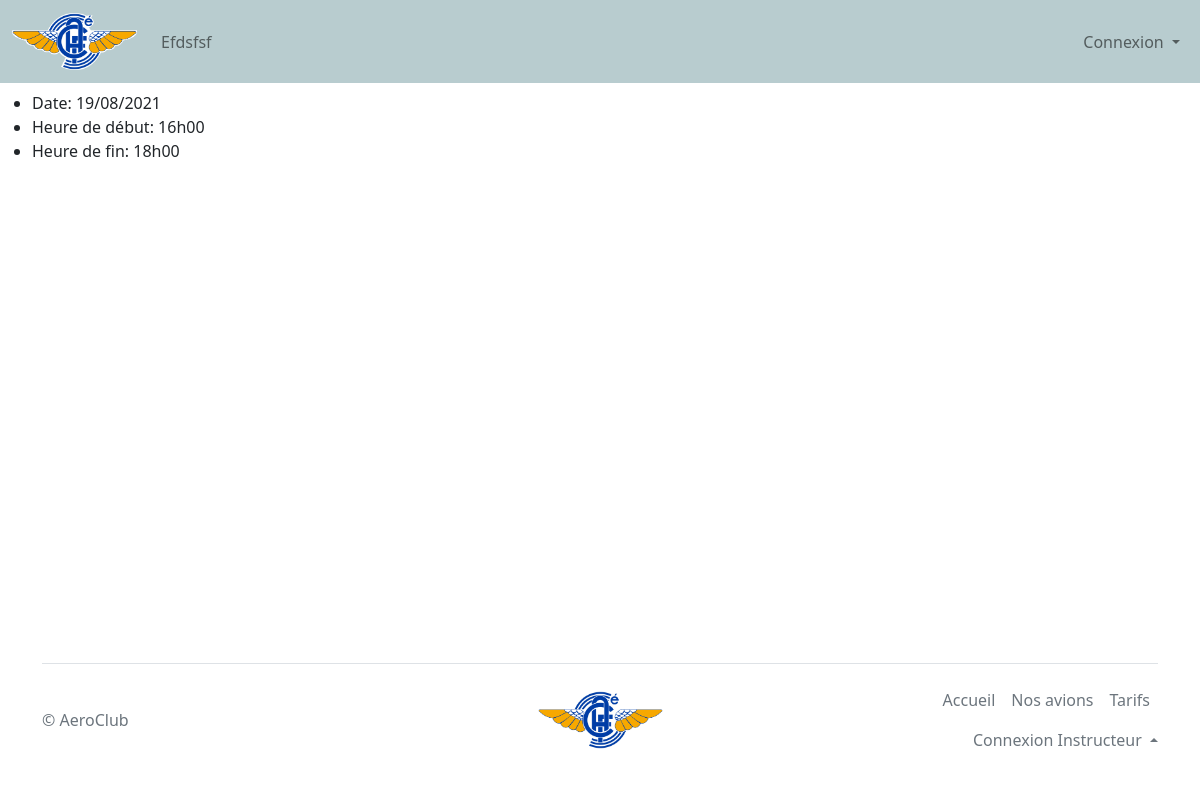
/activity.php?id=2, run on the app's committed database.
### tables this page shows
CREATE TABLE `schedule` (
  `id` int(11) NOT NULL,
  `id_member` int(11) NOT NULL,
  `id_activity` int(11) NOT NULL,
  `id_trainer` int(11) NOT NULL,
  `id_plane` int(11) NOT NULL,
  `start` datetime NOT NULL,
  `end` datetime NOT NULL
);

### src/Calendar/Activities.php (called while the page is built, shortened)
<?php
class Activities
{
    public function find(int $id): array
    {
        $db = getDatabaseConnection();
        $result = $db->query("SELECT * From schedule WHERE id = $id LIMIT 1")->fetch();
        return $result;
    }
}

### activity.php (the view, shortened to what this page needs)
<?php require 'src/Calendar/Activities.php'; ?>
<!DOCTYPE html>
<html lang="en">
<head>
    <?php include 'utils/head.php'; ?>
    <link rel="stylesheet" href="CSS/calendar.css">
</head>
<body class="d-flex flex-column h-100">    <?php
    include 'utils/header.php';
    $activities = new Calendar\Activities();
    try {
        $activity = $activities->find($_GET['id']);
    } catch (\Exception $e) {
        e404();
    }
    ?>
    <ul>
        <li>Date: <?= (new DateTime($activity['start']))->format('d/m/Y'); ?></li>
        <li>Heure de début: <?= (new DateTime($activity['start']))->format('H\hi'); ?></li>
        <li>Heure de fin: <?= (new DateTime($activity['end']))->format('H\hi'); ?></li>
    </ul>
    <?php include 'utils/footer.php'; ?>
</body>
</html>

### CSS/parallax.css (style rules this page uses)
body, html { height: 100%; margin: 0; padding: 0; }

### data on the page
schedule: start "19/08/2021", start "16h00", end "18h00"
